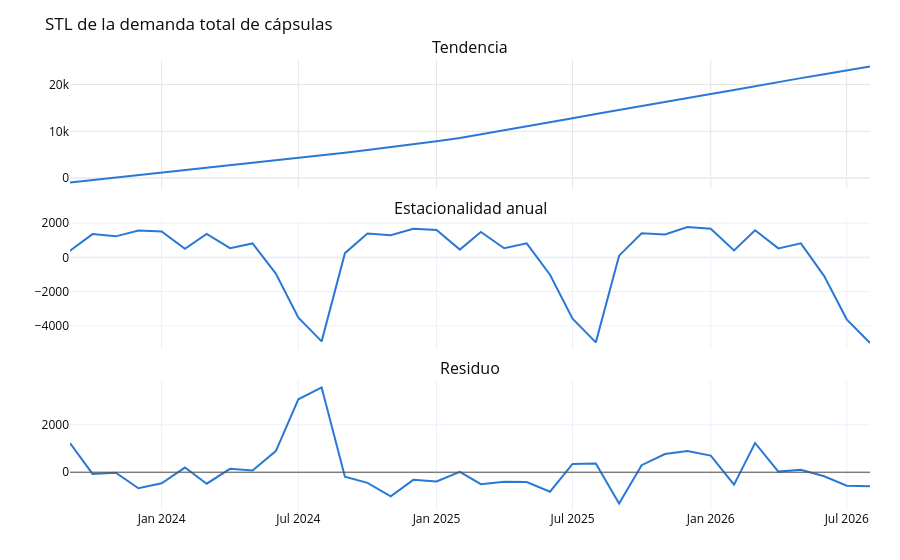

The notebook cell saved with this chart:
### Code cell
decomposition = ts.stl_decompose(total_demand, period=SEASON_LENGTH, robust=True)
print(f"TOTAL  F_tendencia={decomposition.trend_strength:.3f}  "
      f"F_estacional={decomposition.seasonal_strength[SEASON_LENGTH]:.3f}")

strength_rows = []
for flavor in FLAVORS:
    s = monthly[flavor][monthly[flavor] > 0].asfreq("MS")
    if len(s) < 2 * SEASON_LENGTH:
        strength_rows.append({"sabor": flavor, "meses": len(s), "F_tendencia": np.nan,
                              "F_estacional": np.nan, "nota": "histórico < 2 ciclos"})
        continue
    d = ts.stl_decompose(s, period=SEASON_LENGTH, robust=True)
    strength_rows.append({"sabor": flavor, "meses": len(s), "F_tendencia": d.trend_strength,
                          "F_estacional": d.seasonal_strength[SEASON_LENGTH], "nota": ""})
strength = pd.DataFrame(strength_rows).sort_values("F_estacional", ascending=False)
print()
print(strength.round(3).to_string(index=False))

fig = make_subplots(rows=3, cols=1, shared_xaxes=True, vertical_spacing=0.07,
                    subplot_titles=("Tendencia", "Estacionalidad anual", "Residuo"))
for row, comp in enumerate([decomposition.trend,
                            decomposition.seasonal[SEASON_LENGTH],
                            decomposition.resid], start=1):
    fig.add_trace(go.Scatter(x=comp.index, y=comp.to_numpy(), mode="lines",
                             line=dict(color=C_BLUE, width=2), showlegend=False), row=row, col=1)
fig.add_hline(y=0, line=dict(color=C_MUTED, width=1), row=3, col=1)
fig.update_layout(**{**PLOT_LAYOUT, "height": 560},
                  title="STL de la demanda total de cápsulas")
fig.show()
